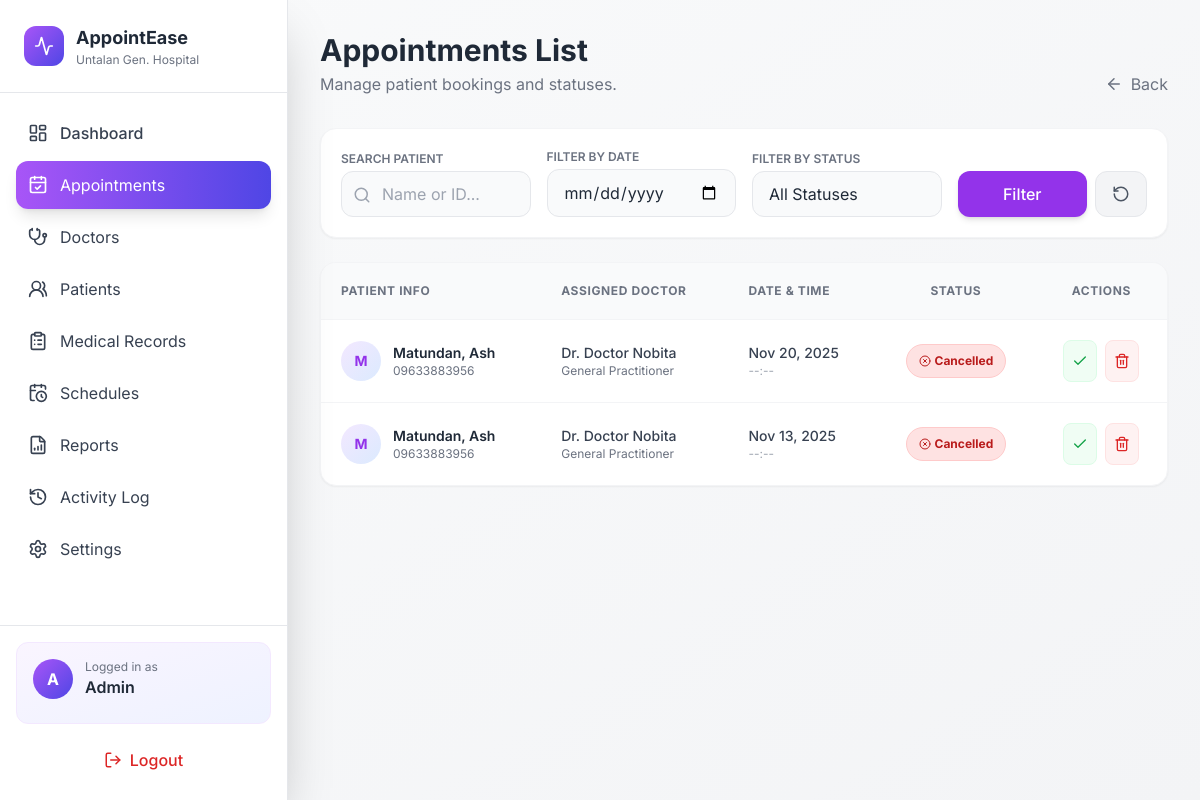
The page /appointment_list_report.php (signed in) on the database as committed earlier.
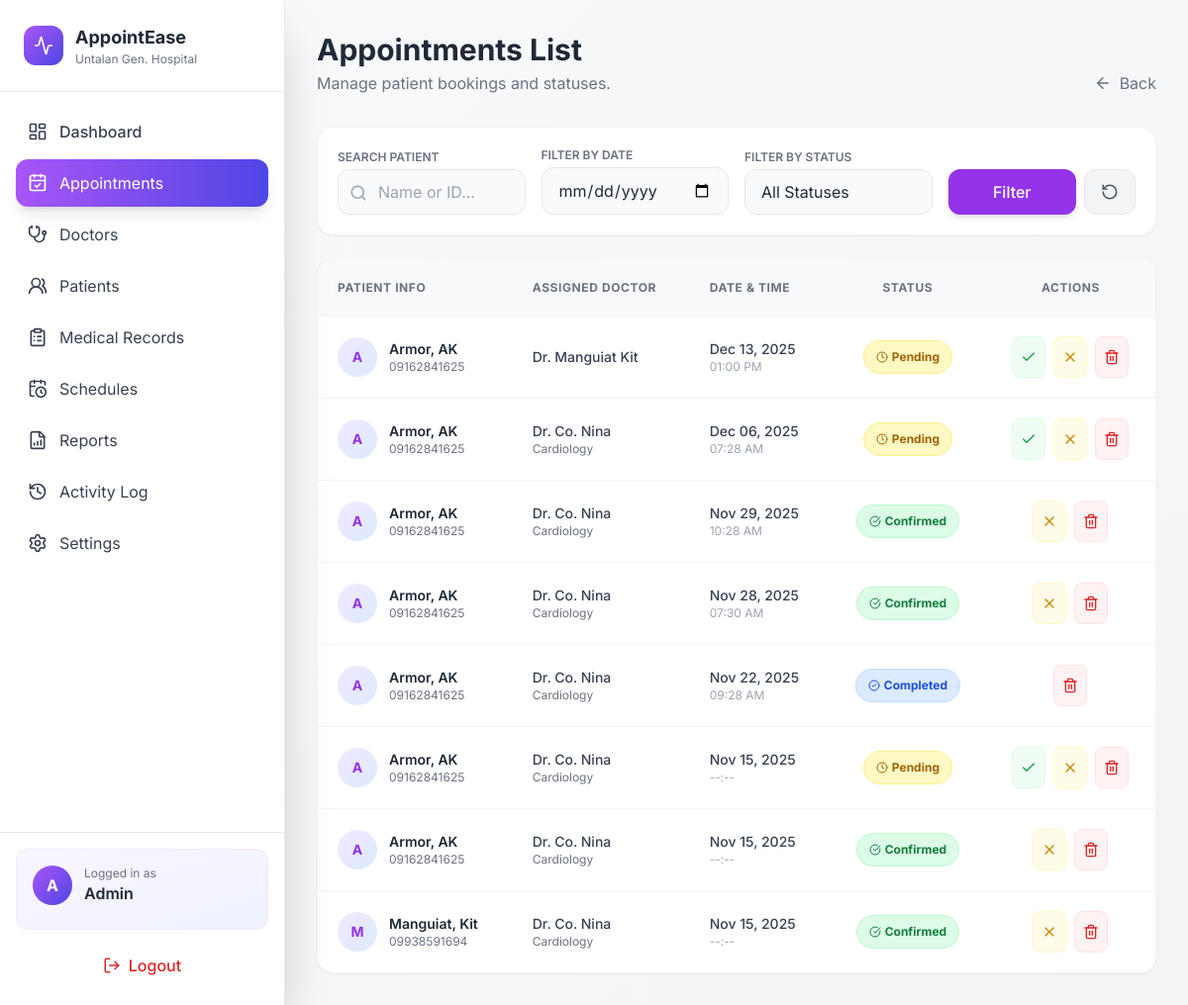
The same page on the database as committed later.
### tables this page shows
CREATE TABLE `tblappointment` (
  `id` int(11) NOT NULL,
  `booking_date` date NOT NULL,
  `booking_time` time DEFAULT NULL,
  `user_id` varchar(30) NOT NULL,
  `doctor` varchar(30) NOT NULL,
  `status` int(11) NOT NULL,
  `reminder_sent` tinyint(1) NOT NULL DEFAULT 0,
  `reminder_sent_at` datetime DEFAULT NULL
);

CREATE TABLE `tblinfo` (
  `id` int(11) NOT NULL,
  `user_id` varchar(30) NOT NULL,
  `last_name` varchar(40) NOT NULL,
  `first_name` varchar(50) NOT NULL,
  `email` varchar(100) DEFAULT NULL,
  `middle_name` varchar(40) NOT NULL,
  `specialization` varchar(30) NOT NULL,
  `bdate` date NOT NULL,
  `gender` varchar(10) NOT NULL,
  `address` varchar(200) NOT NULL,
  `contact` varchar(20) NOT NULL,
  `image` varchar(50) NOT NULL
);

### appointment_list_report.php (the view, shortened to what the changed rows need)
<?php
require_once 'db.php';
$sql = "SELECT a.id, a.booking_date, a.booking_time, a.status, a.user_id,
               p.first_name AS pfirst, p.last_name AS plast, p.contact, p.image,
               d.first_name AS dfirst, d.last_name AS dlast, d.specialization
        FROM tblappointment a
        LEFT JOIN tblinfo p ON p.user_id = a.user_id
        LEFT JOIN tblinfo d ON d.user_id = a.doctor
        WHERE 1=1";
$params = [];
$sql .= " ORDER BY a.booking_date DESC, a.id DESC";
try {
    $stmt = $pdo->prepare($sql);
    $stmt->execute($params);
    $appointments = $stmt->fetchAll(PDO::FETCH_ASSOC);
} catch (Exception $e) {
    die("Database Error: " . $e->getMessage());
}
?>
<!doctype html>
<html lang="en">
<head>
  <script src="https://cdn.tailwindcss.com"></script>
</head>
<body class="bg-gradient-to-br from-gray-50 to-gray-100 text-gray-800">
  <div class="flex h-screen overflow-hidden">
    <?php include 'includes/admin_sidebar.php'; ?>
    <main class="flex-1 overflow-auto">
      <div class="p-8">
        <div class="flex justify-between items-end mb-8">
            <div>
                <h1 class="text-3xl font-bold text-gray-800">Appointments List</h1>
            </div>
        </div>
        <div class="bg-white rounded-2xl shadow-sm border border-gray-100 overflow-hidden">
            <div class="overflow-x-auto">
                <table class="w-full text-left border-collapse">
                    <thead class="bg-gray-50 border-b border-gray-100">
                        <tr>
                            <th class="p-5 text-xs font-bold text-gray-500 uppercase tracking-wider">Patient Info</th>
                            <th class="p-5 text-xs font-bold text-gray-500 uppercase tracking-wider">Assigned Doctor</th>
                            <th class="p-5 text-xs font-bold text-gray-500 uppercase tracking-wider">Date & Time</th>
                            <th class="p-5 text-xs font-bold text-gray-500 uppercase tracking-wider text-center">Status</th>
                            <th class="p-5 text-xs font-bold text-gray-500 uppercase tracking-wider text-center">Actions</th>
                        </tr>
                    </thead>
                    <tbody class="divide-y divide-gray-100 text-sm">
                        <?php if(empty($appointments)): ?>
                            <tr>
                                <td colspan="5" class="p-8 text-center text-gray-500">
                                    <div class="flex flex-col items-center justify-center gap-2">
                                        <i data-lucide="calendar-x" width="32" class="text-gray-300"></i>
                                        <p>No appointments found matching your filters.</p>
                                    </div>
                                </td>
                            </tr>
                        <?php else: foreach($appointments as $apt):
                            $patientName = $apt['pfirst'] ? trim($apt['plast'] . ', ' . $apt['pfirst']) : 'Guest User';
                            $doctorName = $apt['dfirst'] ? trim('Dr. ' . $apt['dlast'] . ' ' . $apt['dfirst']) : 'Unassigned';
                            $status = (int)$apt['status'];
                            switch ($status) {
                                case 1:
                                    $statusBadge = '<span class="px-3 py-1 rounded-full text-xs font-bold bg-green-100 text-green-700 border border-green-200 inline-flex items-center gap-1"><i data-lucide="check-circle" width="12"></i> Confirmed</span>';
                                    break;
                                case 2:
                                    $statusBadge = '<span class="px-3 py-1 rounded-full text-xs font-bold bg-yellow-100 text-yellow-700 border border-yellow-200 inline-flex items-center gap-1"><i data-lucide="clock" width="12"></i> Pending</span>';
                                    break;
                                case 3:
                                    $statusBadge = '<span class="px-3 py-1 rounded-full text-xs font-bold bg-blue-100 text-blue-700 border border-blue-200 inline-flex items-center gap-1"><i data-lucide="check-circle-2" width="12"></i> Completed</span>';
                                    break;
                                case 0:
                                    $statusBadge = '<span class="px-3 py-1 rounded-full text-xs font-bold bg-red-100 text-red-700 border border-red-200 inline-flex items-center gap-1"><i data-lucide="x-circle" width="12"></i> Cancelled</span>';
                                    break;
                            }
                        ?>
                        <tr class="hover:bg-gray-50 transition group">
                            <td class="p-5">
                                <div class="flex items-center gap-3">
                                    <div class="w-10 h-10 rounded-full bg-gradient-to-br from-purple-100 to-blue-100 text-purple-600 flex items-center justify-center font-bold text-sm">
                                        <?= strtoupper(substr($patientName, 0, 1)) ?>
                                    </div>
                                    <div>
                                        <p class="font-semibold text-gray-800"><?= htmlspecialchars($patientName) ?></p>
                                        <p class="text-xs text-gray-500"><?= htmlspecialchars($apt['contact'] ?: 'No Contact') ?></p>
                                    </div>
                                </div>
                            </td>
                            <td class="p-5">
                                <p class="text-sm font-medium text-gray-700"><?= htmlspecialchars($doctorName) ?></p>
                                <p class="text-xs text-gray-500"><?= htmlspecialchars($apt['specialization'] ?? 'General') ?></p>
                            </td>
                            <td class="p-5">
                                <div class="flex flex-col">
                                    <span class="text-sm font-medium text-gray-700"><?= date('M d, Y', strtotime($apt['booking_date'])) ?></span>
                                    <span class="text-xs text-gray-400"><?= $apt['booking_time'] ? date('h:i A', strtotime($apt['booking_time'])) : '--:--' ?></span>
                                </div>
                            </td>
                            <td class="p-5 text-center">
                                <?= $statusBadge ?>
                            </td>
                            <td class="p-5 text-center">
                                <div class="flex items-center justify-center gap-2 opacity-100">
                                    <?php if($status == 2 || $status == 0): ?>
                                    <form method="POST" class="inline">
                                        <button type="submit" name="update_status" class="p-2 bg-green-50 text-green-600 rounded-lg hover:bg-green-100 transition border border-green-100" title="Confirm">
                                            <i data-lucide="check" width="16"></i>
                                        </button>
                                    </form>
                                    <?php endif; ?>
                                    <?php if($status == 2 || $status == 1): ?>
                                    <form method="POST" class="inline">
                                        <button type="submit" name="update_status" class="p-2 bg-yellow-50 text-yellow-600 rounded-lg hover:bg-yellow-100 transition border border-yellow-100" title="Cancel">
                                            <i data-lucide="x" width="16"></i>
                                        </button>
                                    </form>
                                    <?php endif; ?>
                                    <form method="POST" class="inline" onsubmit="return confirm('Are you sure you want to permanently delete this record?');">
                                        <button type="submit" name="delete_appointment" class="p-2 bg-red-50 text-red-600 rounded-lg hover:bg-red-100 transition border border-red-100" title="Delete">
                                            <i data-lucide="trash-2" width="16"></i>
                                        </button>
                                    </form>
                                </div>
                            </td>
                        </tr>
                        <?php endforeach; endif; ?>
                    </tbody>
                </table>
            </div>
        </div>
      </div>
    </main>
  </div>
</body>
</html>

Rows that differ between the two databases and show on the page:
added tblappointment: tblinfo.first_name+last_name "A", tblinfo.first_name+last_name "Armor, AK", tblinfo.contact "09162841625", tblinfo.first_name+last_name "Dr. Manguiat Kit", booking_date "Dec 13, 2025", booking_time "01:00 PM", status 2 (drawn)
added tblappointment: tblinfo.first_name+last_name "A", tblinfo.first_name+last_name "Armor, AK", tblinfo.contact "09162841625", tblinfo.first_name+last_name "Dr. Co. Nina", tblinfo.specialization "Cardiology", booking_date "Dec 06, 2025", booking_time "07:28 AM", status 2 (drawn)
added tblappointment: tblinfo.first_name+last_name "A", tblinfo.first_name+last_name "Armor, AK", tblinfo.contact "09162841625", tblinfo.first_name+last_name "Dr. Co. Nina", tblinfo.specialization "Cardiology", booking_date "Nov 29, 2025", booking_time "10:28 AM", status 1 (drawn)
added tblappointment: tblinfo.first_name+last_name "A", tblinfo.first_name+last_name "Armor, AK", tblinfo.contact "09162841625", tblinfo.first_name+last_name "Dr. Co. Nina", tblinfo.specialization "Cardiology", booking_date "Nov 28, 2025", booking_time "07:30 AM", status 1 (drawn)
added tblappointment: tblinfo.first_name+last_name "A", tblinfo.first_name+last_name "Armor, AK", tblinfo.contact "09162841625", tblinfo.first_name+last_name "Dr. Co. Nina", tblinfo.specialization "Cardiology", booking_date "Nov 22, 2025", booking_time "09:28 AM", status 3 (drawn)
added tblappointment: tblinfo.first_name+last_name "A", tblinfo.first_name+last_name "Armor, AK", tblinfo.contact "09162841625", tblinfo.first_name+last_name "Dr. Co. Nina", tblinfo.specialization "Cardiology", booking_date "Nov 15, 2025", status 2 (drawn)
changed tblappointment (number 7 of 8 on the later page): tblinfo.first_name+last_name "M" → "A"; tblinfo.first_name+last_name "Matundan, Ash" → "Armor, AK"; tblinfo.contact "09633883956" → "09162841625"; tblinfo.first_name+last_name "Dr. Doctor Nobita" → "Dr. Co. Nina"; tblinfo.specialization "General Practitioner" → "Cardiology"; booking_date "Nov 20, 2025" → "Nov 15, 2025"; status "Cancelled" → "Confirmed"
changed tblappointment: tblinfo.first_name+last_name "Matundan, Ash" → "Manguiat, Kit"; tblinfo.contact "09633883956" → "09938591694"; tblinfo.first_name+last_name "Dr. Doctor Nobita" → "Dr. Co. Nina"; tblinfo.specialization "General Practitioner" → "Cardiology"; booking_date "Nov 13, 2025" → "Nov 15, 2025"; status "Cancelled" → "Confirmed"
